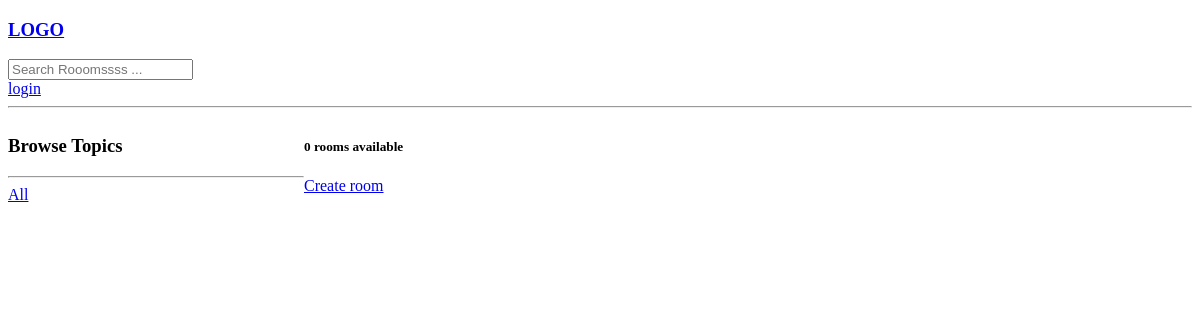
The app's page /, older data.
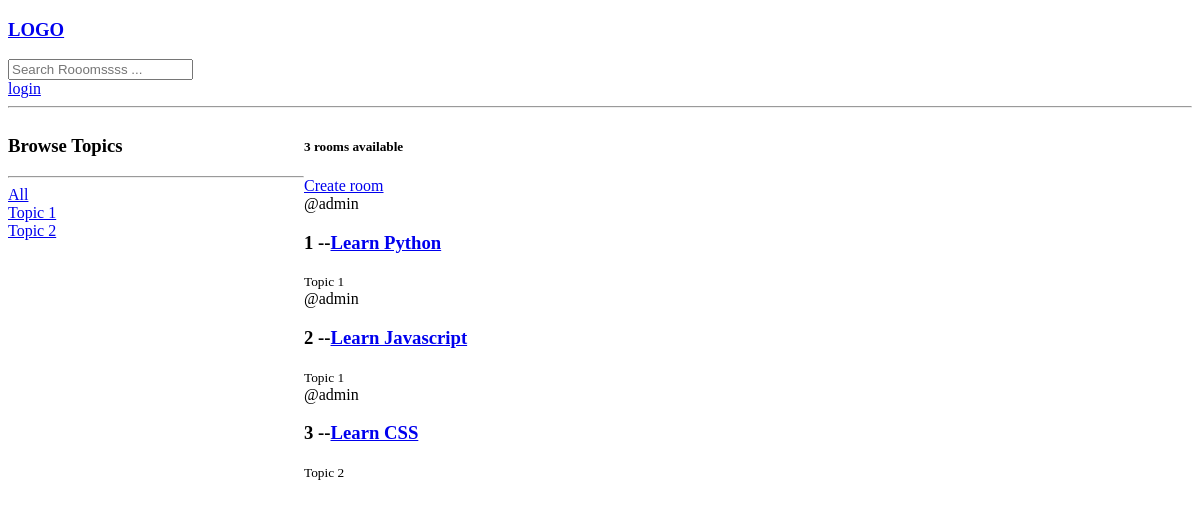
The same page, newer data.
### baseapplication/models.py (models this page shows, shortened)
class Topic(models.Model):
    name = models.CharField(max_length=200)

class Room(models.Model):
    host = models.ForeignKey(User, on_delete=models.SET_NULL, null=True)
    topic = models.ForeignKey(Topic, on_delete=models.SET_NULL, null=True)
    name = models.CharField(max_length=200)
    description = models.TextField(null=True, blank=True)
    update = models.DateTimeField(auto_now=True)
    create = models.DateTimeField(auto_now_add=True)

### baseapplication/views.py (the view)
# urls.py: path('',views.getHome,name='home'),
def getHome(request):
    q = request.GET.get('q') if request.GET.get('q') != None else ''
    rooms = Room.objects.filter(
        Q(topic__name__icontains=q) |
        Q(name__icontains=q) |
        Q(description__icontains=q)
    )
    room_count = rooms.count()
    topics = Topic.objects.all()
    context = {'rooms': rooms, 'topics': topics, 'room_count': room_count}
    return render(request, 'base/home.html', context)

### baseapplication/templates/base/home.html (shortened to what this page needs)
{% extends 'main.html' %}
{% block content %}
   <div class="home-container">
    <div>
    <h3> Browse Topics</h3>
    <hr>
    <a href="{%url 'home'%} ">All</a>
        {% for topic in topics  %}
        <div> <a href="{%url 'home'   %}?q={{ topic.name }}">{{ topic.name }}</a>
</div>
        {% endfor %}
    </div>
<div>
<h5>  {{ room_count }} rooms available</h5>
    <div><a href="{%url 'create-room' %}">Create room</a>
        <br></div>
    <div>
        {%for room in rooms %}
        <div>
            <span>@{{room.host.username}}</span>
            <h3> {{room.id}} --<a href="{%url 'room' room.id %}"  >{{room.name}}</a> </h3>
            <small>{{room.topic.name}}</small>
        </div>
        {% endfor %}
    </div>
</div>
   </div>
{% endblock %}

Row changes from the older to the newer data that the page shows:
added Topic: name "Topic 1"
added Topic: name "Topic 2"
added Room: host.username "admin", id "1", name "Learn Python", topic.name "Topic 1"
added Room: host.username "admin", id "2", name "Learn Javascript", topic.name "Topic 1"
added Room: host.username "admin", id "3", name "Learn CSS", topic.name "Topic 2"
Text that changed along with them:
{{ room_count }}: "0" → "3"
